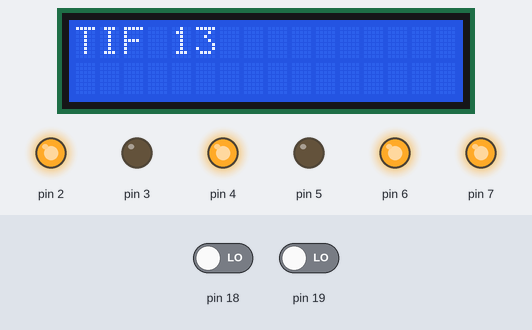
Bench run of a sketch on a simulated Arduino Mega 2560, built with avr-gcc and run on an emulated ATmega2560. Shown: 16×2 character LCD, output pins drawn as LEDs (lit = HIGH). The inputs (shaded band) are chosen by the test bench; at power-on: pin 18 LOW, pin 19 LOW.

Above: at 0.2 s.
At 3.2 s:
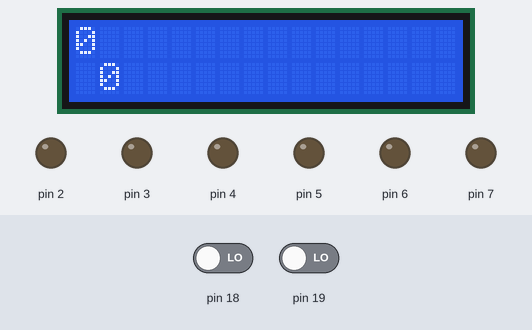
Timing chart, 0 to 4.7 s (numbered marks = the images above):
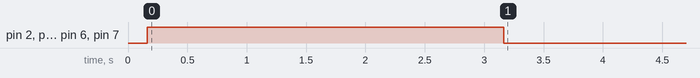

Measured:
- by itself, pin 2, pin 4, pin 6, pin 7: LOW → HIGH at 0.16 s, → LOW 3.0 s later
- what the display in image 0 shows lasts 3.0 s, from 0.2 s to 3.2 s

The sketch:

EncoderUnit_verifiction.ino
```cpp
/*
 * LCD RS pin to digital pin 1234
 * LCD Enable pin to digital pin 1136
 * LCD D4 pin to digital pin 538
 * LCD D5 pin to digital pin 440
 * LCD D6 pin to digital pin 342
 * LCD D7 pin to digital pin 244
 * LCD R/W pin to ground
 * LCD VSS pin to ground
 * LCD VCC pin to 5V
 * 10K resistor:
 * ends to +5V and ground
 * wiper to LCD VO pin (pin 3)
 */

#include <LiquidCrystal.h>

int lEncoderCount;
int rEncoderCount;

#define ENCORDER_UNIT 0.315

LiquidCrystal lcd(34, 36, 38, 40, 42, 44);

void setup() {
  // motor Pins
  for(int i=0;i<6;i++){
    pinMode(2+i,OUTPUT);
  }

  attachInterrupt(5, lEncoderIncrement, CHANGE);
  attachInterrupt(4, rEncoderIncrement, CHANGE);

   Serial.begin(9600);
   delay(100);

   lcd.begin(16, 2);
   lcd.print("TIF 13");
}

void loop() {


     moveForward(255,255);
     delay(3000);
     lcd.clear();
     motorStop();
     lcd.print(getLEncoderCount());
     lcd.setCursor(1, 2);
     lcd.print(getREncoderCount());
     //lcd.setCursor(2, 1);
     //printDouble(getDistance(getREncoderCount()));
     while(1);

}

void moveForward(int lpwm, int rpwm){

  lMotorForward(lpwm);
  rMotorForward(rpwm);

}

void rMotorForward(int pwm){
  digitalWrite(4,HIGH);
  digitalWrite(3,LOW);
  analogWrite(7, pwm);
}

void lMotorForward(int pwm){
  digitalWrite(6,HIGH);
  digitalWrite(5,LOW);
  analogWrite(2, pwm);
}

void motorStop(){
    digitalWrite(3,LOW);
    digitalWrite(4,LOW);
    analogWrite(2, 0);
    digitalWrite(6,LOW);
    digitalWrite(5,LOW);
    analogWrite(7, 0);
}

void lEncoderIncrement(){
  lEncoderCount++;
}

void rEncoderIncrement(){
  rEncoderCount++;
}

int getLEncoderCount(){
  return lEncoderCount;
}

int getREncoderCount(){
  return  rEncoderCount;
}

int getLowerIrRead(){
  return analogRead(A0);
}

int getHigherIrRead(){
  return analogRead(A1);
}

double getDistance(int encorder){
  return (encorder * ENCORDER_UNIT);
}

void printDouble(double d){
  char ch[15];
  dtostrf(d,7, 3, ch);
  lcd.print(ch);
}
```
